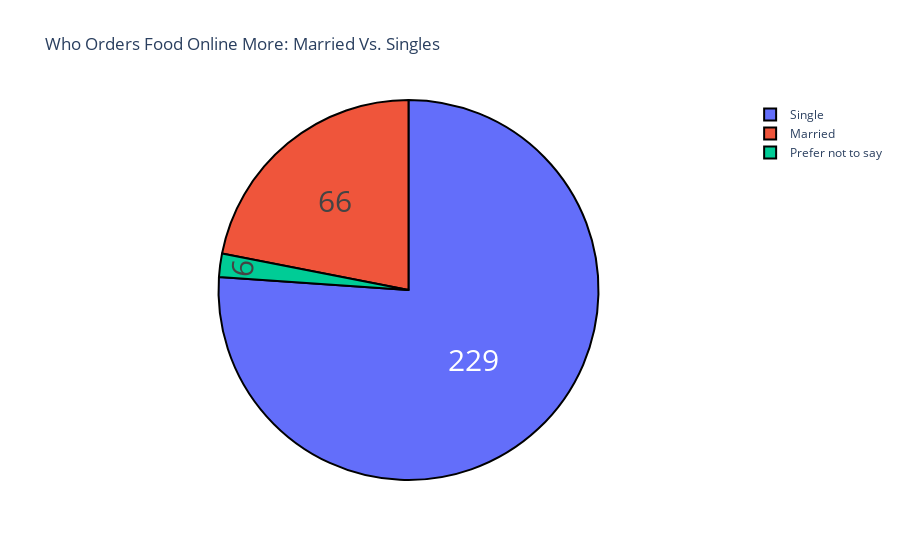

The cell this chart's notebook holds for it:
### Markdown cell above
LOOKING AT MARITAL STATUS OF CUSTOMERS WHO ORDERED AGAIN

### Code cell
marital = df1["Marital Status"].value_counts()
label = marital.index
count = marital.values
fig = go.Figure(data= [go.Pie(labels=label, values=count)])
fig.update_layout(title_text='Who Orders Food Online More: Married Vs. Singles')
fig.update_traces(hoverinfo='label+percent', textinfo='value', textfont_size=30,
                  marker=dict(line=dict(color='black', width=2)))
fig.show()

### Figure 1 — Plotly figure (JSON) as saved in the notebook; plotly's stock layout.template omitted (floating-point values rounded to 4 significant figures)
{"data": [{"hoverinfo": "label+percent", "labels": ["Single", "Married", "Prefer not to say"], "marker": {"line": {"color": "black", "width": 2}}, "textfont": {"size": 30}, "textinfo": "value", "type": "pie", "values": [229, 66, 6]}], "layout": {"autosize": true, "title": {"text": "Who Orders Food Online More: Married Vs. Singles"}}}
